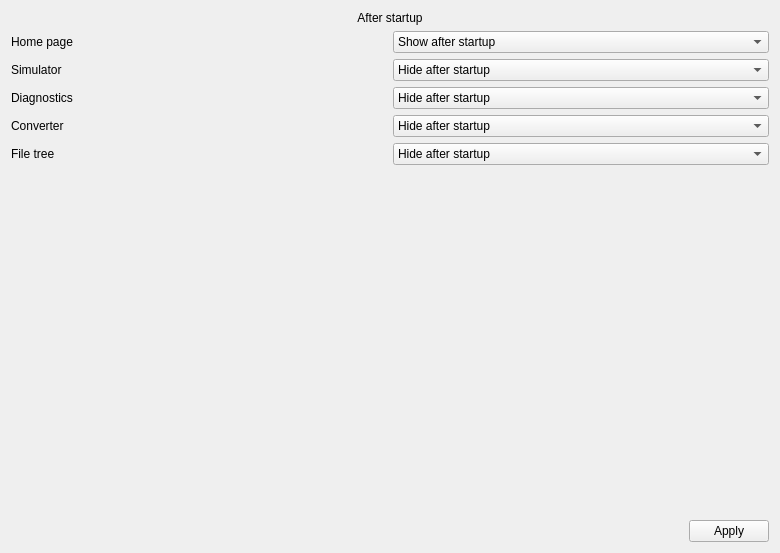
<?xml version="1.0" encoding="UTF-8"?>
<ui version="4.0">
 <class>StartupSettingsPage</class>
 <widget class="QWidget" name="StartupSettingsPage">
  <property name="geometry">
   <rect>
    <x>0</x>
    <y>0</y>
    <width>780</width>
    <height>553</height>
   </rect>
  </property>
  <property name="windowTitle">
   <string>Form</string>
  </property>
  <property name="locale">
   <locale language="English" country="UnitedStates"/>
  </property>
  <layout class="QVBoxLayout" name="verticalLayout">
   <item>
    <widget class="QLabel" name="label_4">
     <property name="text">
      <string>After startup</string>
     </property>
     <property name="alignment">
      <set>Qt::AlignCenter</set>
     </property>
    </widget>
   </item>
   <item>
    <layout class="QHBoxLayout" name="horizontalLayout_5">
     <item>
      <widget class="QLabel" name="label_5">
       <property name="text">
        <string>Home page</string>
       </property>
      </widget>
     </item>
     <item>
      <widget class="QComboBox" name="startPageComboBox">
       <property name="currentIndex">
        <number>1</number>
       </property>
       <item>
        <property name="text">
         <string>Hide after startup</string>
        </property>
       </item>
       <item>
        <property name="text">
         <string>Show after startup</string>
        </property>
       </item>
      </widget>
     </item>
    </layout>
   </item>
   <item>
    <layout class="QHBoxLayout" name="horizontalLayout">
     <item>
      <widget class="QLabel" name="label">
       <property name="text">
        <string>Simulator</string>
       </property>
      </widget>
     </item>
     <item>
      <widget class="QComboBox" name="simulatorComboBox">
       <item>
        <property name="text">
         <string>Hide after startup</string>
        </property>
       </item>
       <item>
        <property name="text">
         <string>Show after startup</string>
        </property>
       </item>
      </widget>
     </item>
    </layout>
   </item>
   <item>
    <layout class="QHBoxLayout" name="horizontalLayout_2">
     <item>
      <widget class="QLabel" name="label_2">
       <property name="text">
        <string>Diagnostics</string>
       </property>
      </widget>
     </item>
     <item>
      <widget class="QComboBox" name="diagnosticsComboBox">
       <item>
        <property name="text">
         <string>Hide after startup</string>
        </property>
       </item>
       <item>
        <property name="text">
         <string>Show after startup</string>
        </property>
       </item>
      </widget>
     </item>
    </layout>
   </item>
   <item>
    <layout class="QHBoxLayout" name="horizontalLayout_3">
     <item>
      <widget class="QLabel" name="label_3">
       <property name="text">
        <string>Converter</string>
       </property>
      </widget>
     </item>
     <item>
      <widget class="QComboBox" name="converterComboBox">
       <item>
        <property name="text">
         <string>Hide after startup</string>
        </property>
       </item>
       <item>
        <property name="text">
         <string>Show after startup</string>
        </property>
       </item>
      </widget>
     </item>
    </layout>
   </item>
   <item>
    <layout class="QHBoxLayout" name="horizontalLayout_6">
     <item>
      <widget class="QLabel" name="label_6">
       <property name="text">
        <string>File tree</string>
       </property>
      </widget>
     </item>
     <item>
      <widget class="QComboBox" name="fileTreeComboBox">
       <item>
        <property name="text">
         <string>Hide after startup</string>
        </property>
       </item>
       <item>
        <property name="text">
         <string>Show after startup</string>
        </property>
       </item>
      </widget>
     </item>
    </layout>
   </item>
   <item>
    <spacer name="verticalSpacer">
     <property name="orientation">
      <enum>Qt::Vertical</enum>
     </property>
     <property name="sizeHint" stdset="0">
      <size>
       <width>20</width>
       <height>40</height>
      </size>
     </property>
    </spacer>
   </item>
   <item>
    <layout class="QHBoxLayout" name="horizontalLayout_4">
     <item>
      <spacer name="horizontalSpacer">
       <property name="orientation">
        <enum>Qt::Horizontal</enum>
       </property>
       <property name="sizeHint" stdset="0">
        <size>
         <width>40</width>
         <height>20</height>
        </size>
       </property>
      </spacer>
     </item>
     <item>
      <widget class="QPushButton" name="applyButton">
       <property name="text">
        <string>Apply</string>
       </property>
      </widget>
     </item>
    </layout>
   </item>
  </layout>
 </widget>
 <resources/>
 <connections/>
</ui>
